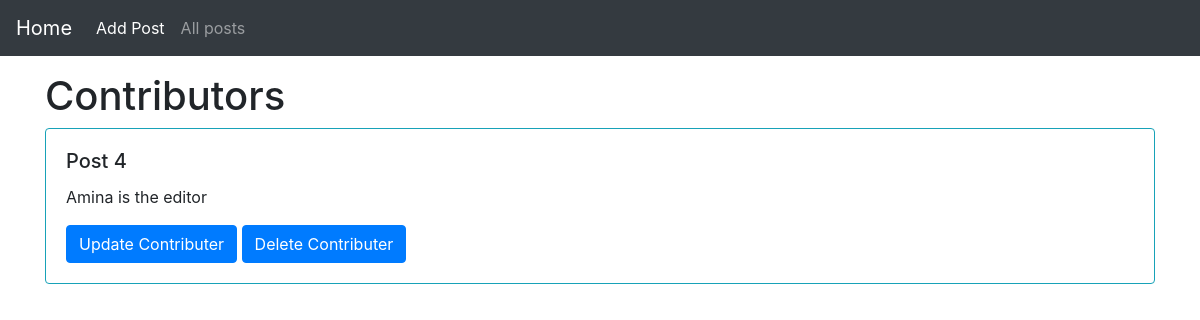
The page /listPostContributions/4 on the database its author committed.
### blog/models.py (models this page shows, shortened)
class Contribution(models.Model):
    cat = [('author','Author'),('editor','Editor')]
    user = models.ForeignKey(User,on_delete=models.CASCADE)
    post = models.ForeignKey(Post,on_delete=models.CASCADE)
    contribution = models.CharField(max_length=30,choices=cat)
    class Meta:
        unique_together = (("user", "post","contribution"),)

class Post(models.Model):
    title = models.CharField(max_length = 30)
    content = models.TextField()
    def __str__(self):
        return self.title

### blog/views.py (the view)
# urls.py: path('listPostContributions/<int:post_pk>', views.retrievePostContributions_View, name = 'retrievePostContributions_View-path'),
def retrievePostContributions_View(request, post_pk):
    post = Post.objects.get(id = post_pk)
    contribs = Contribution.objects.filter(post = post)
    return render (request,'blog/retrieve_post_contributions.html',{'contribs' : contribs})

### blog/templates/blog/retrieve_post_contributions.html
{% extends "blog/base.html" %}
{% block content %}
<h1>  Contributors  </h1>
    {% for contrib  in contribs  %}
    <div class="card border-info mb-3">
        <div class="card-body">
          <h5 class="card-title">{{contrib.post}}</h5>
          <p class="card-text">{{contrib.user}} is the {{contrib.contribution}}</p>
          <a href="{% url 'updatePostContributions_view-path' contrib.pk %}" class="btn btn-primary">Update Contributer</a>
          <a href="{% url 'deletePostContribution_view-path' contrib.pk %}" class="btn btn-primary">Delete Contributer</a>
        </div>
      </div>
    {% endfor %}
{% endblock content %}

### rows shown on the page
Contribution: post "Post 4", user "Amina", contribution "editor"
